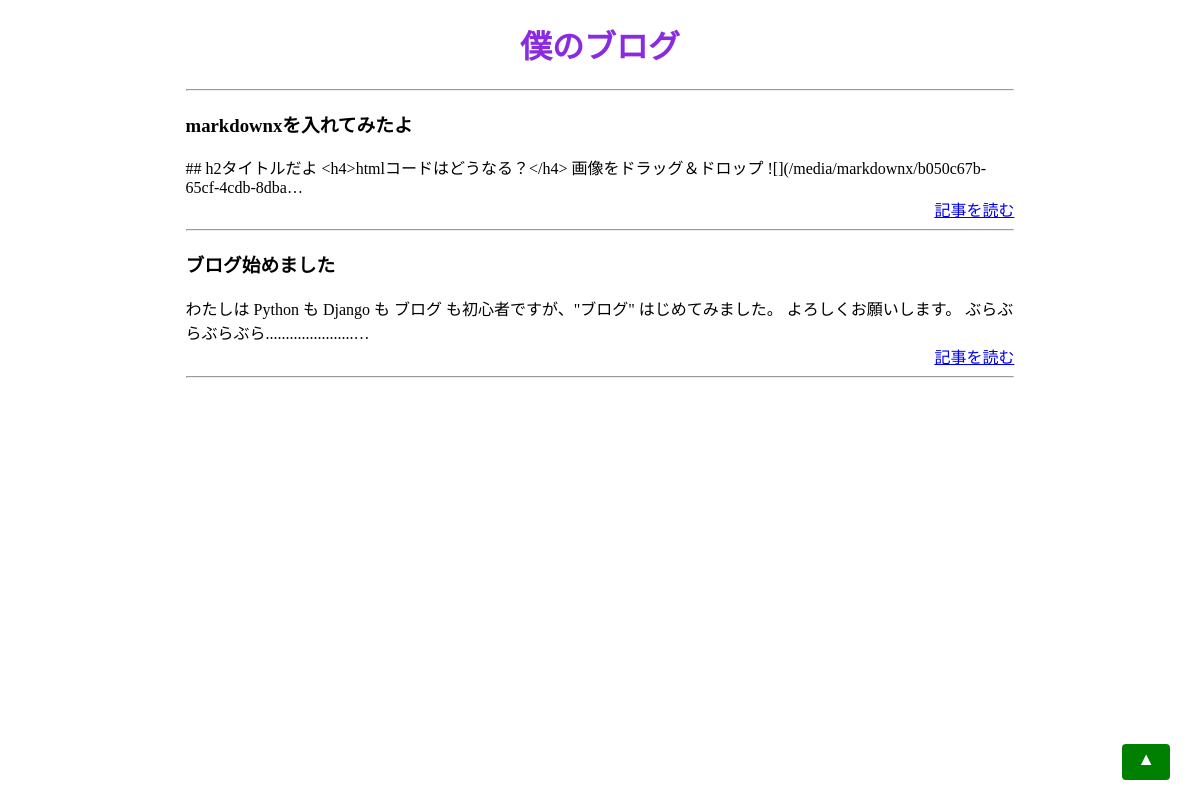
/, run on an earlier commit of the app's database.
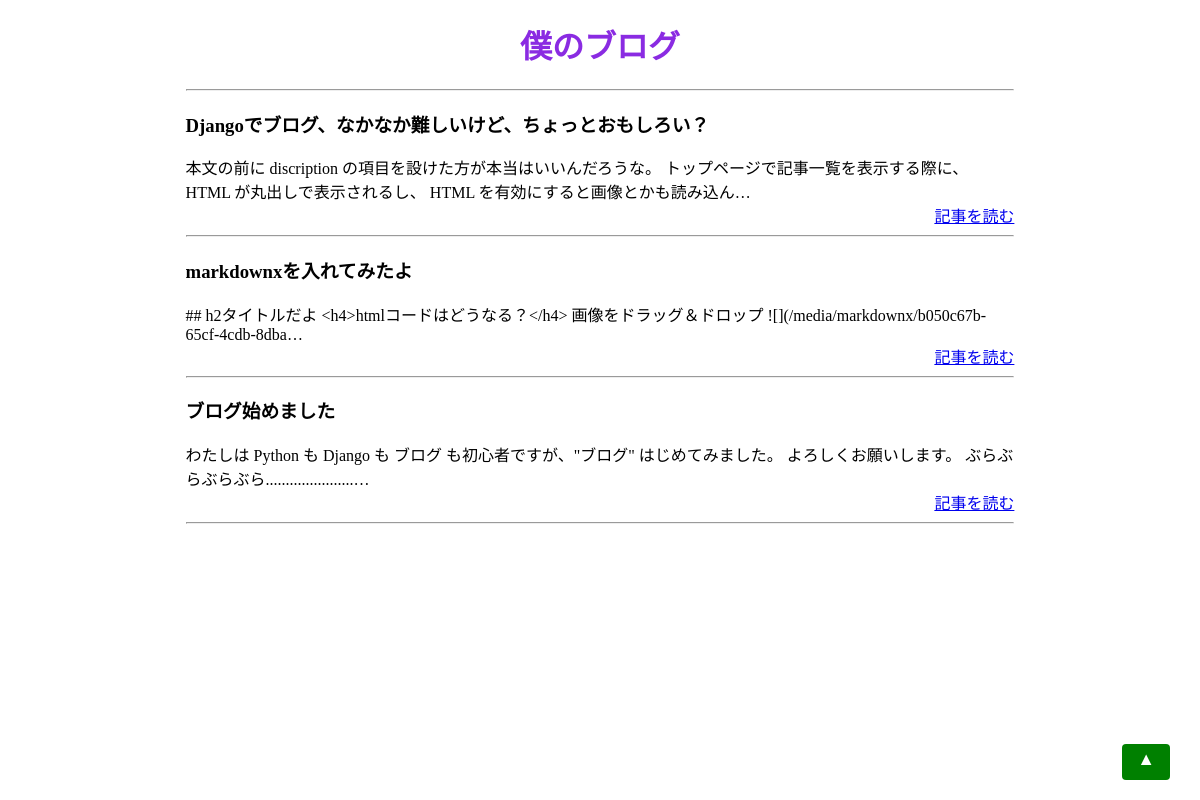
And on a later commit of the database.
### blog/models.py (models this page shows, shortened)
class Post(models.Model):
    title = models.CharField(max_length=100)
    slug = models.SlugField()
    text = MarkdownxField()
    created_datetime = models.DateTimeField(auto_now_add=True)
    updated_datetime = models.DateTimeField(auto_now=True)

### blog/views.py (the view)
# urls.py: path('', views.index, name='index'),
def index(request):
    posts = Post.objects.order_by('-created_datetime')
    return render(request, 'blog/index.html',{'posts':posts})

### blog/templates/blog/index.html (shortened to what this page needs)
{% extends 'blog/base.html' %}
{% block content %}
  <h1 style="text-align: center;">僕のブログ</h1>
  <div style="width: 70%;margin: 0px auto;">
    <hr />
    {% for post in posts %}
    <div>
      <h3>{{ post.title }}</h3>
      <div>{{ post.text | truncatechars:100 }}</div>
      <div style="text-align: right;">
        <a href="{% url 'post:post_detail' slug=post.slug %}">記事を読む</a>
      </div>
    </div>
    <hr />
    {% endfor %}
  </div>
{% endblock %}

What changed in the data, as far as the page shows it:
added Post: title "Djangoでブログ、なかなか難しいけど、ちょっとおもしろい？", text "本文の前に discription の項目を設けた方が本当はいいんだろうな。 トップページで記事一覧を表示する際に、 HTML が丸出しで表示されるし、 HTML を有効にすると画像とかも読み込ん…"
